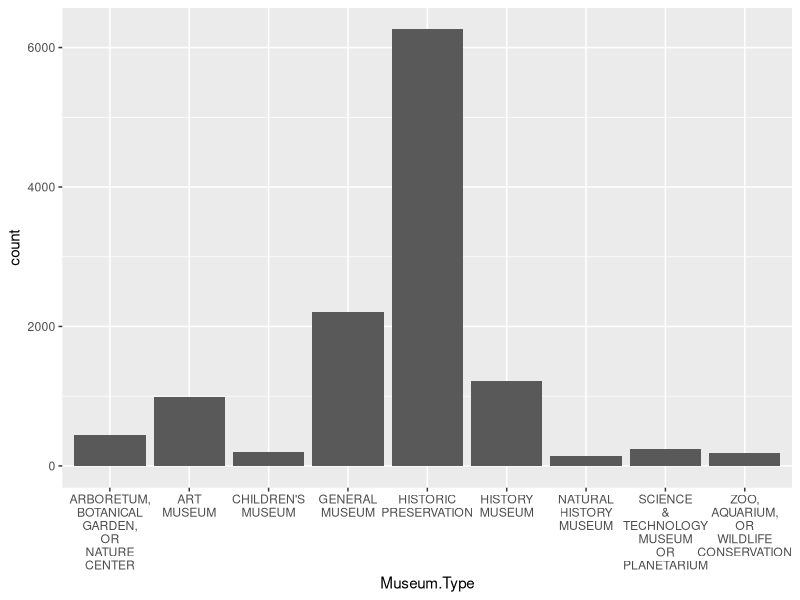
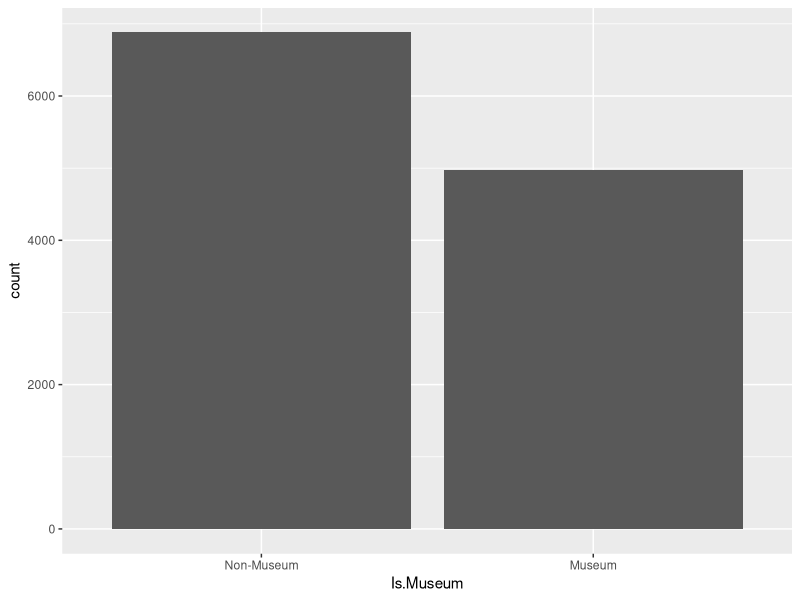
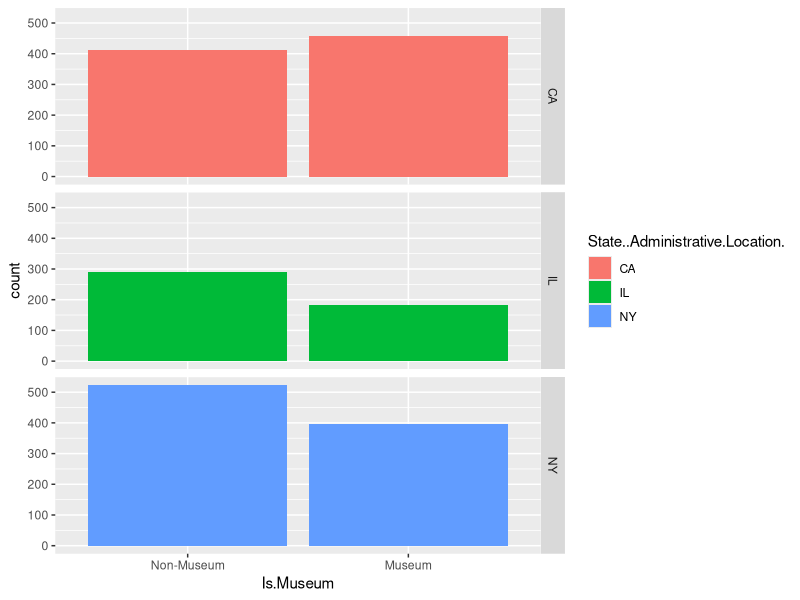
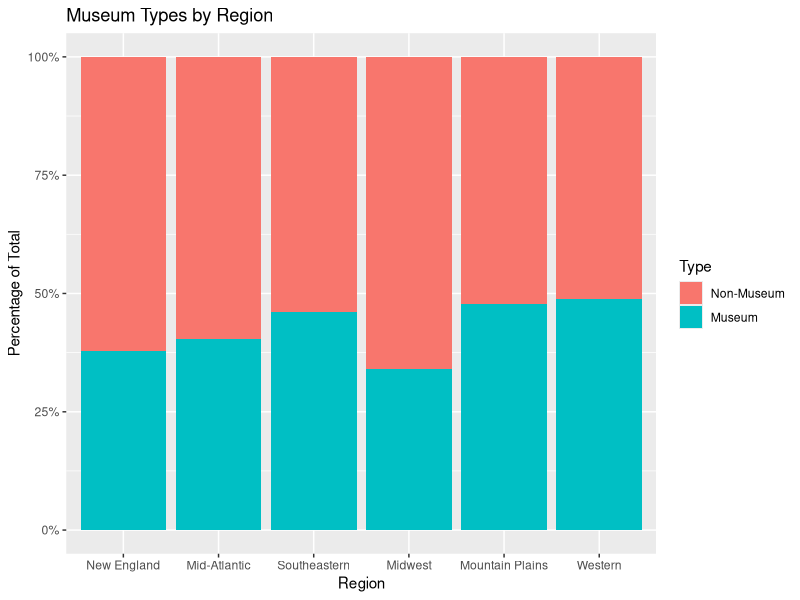
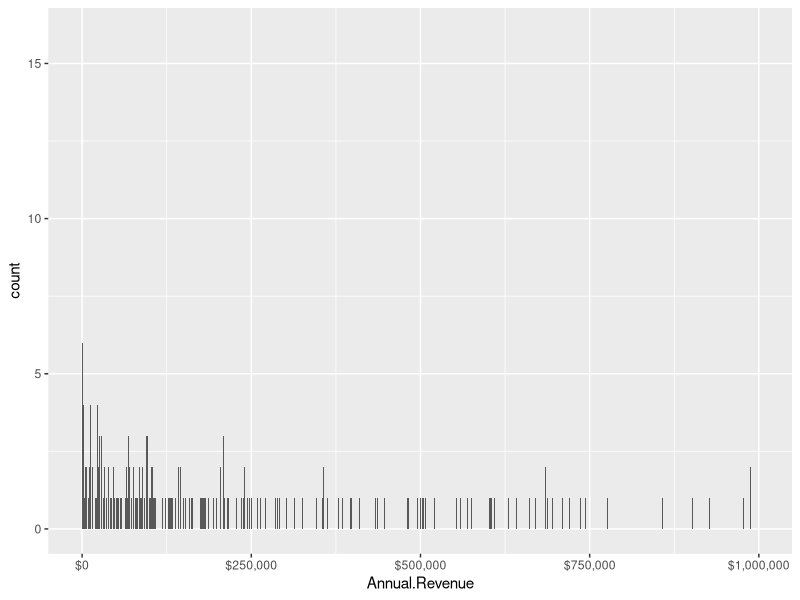
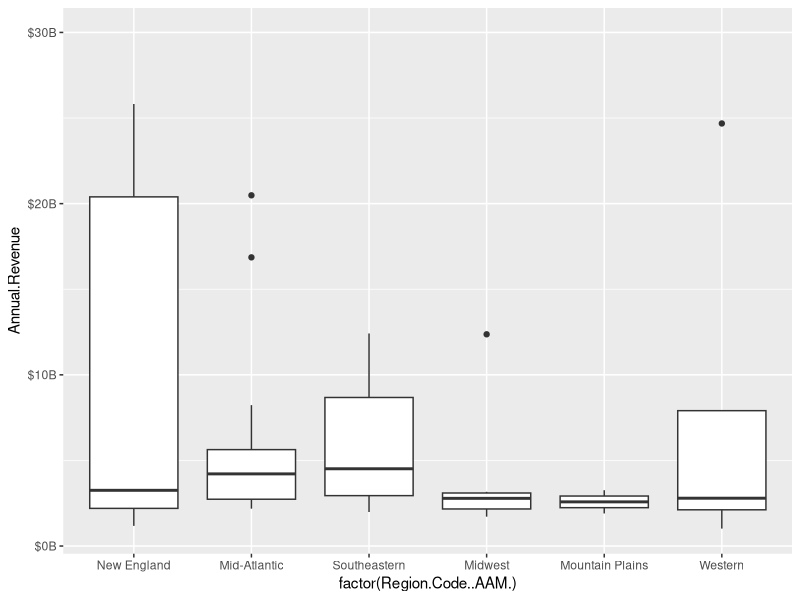
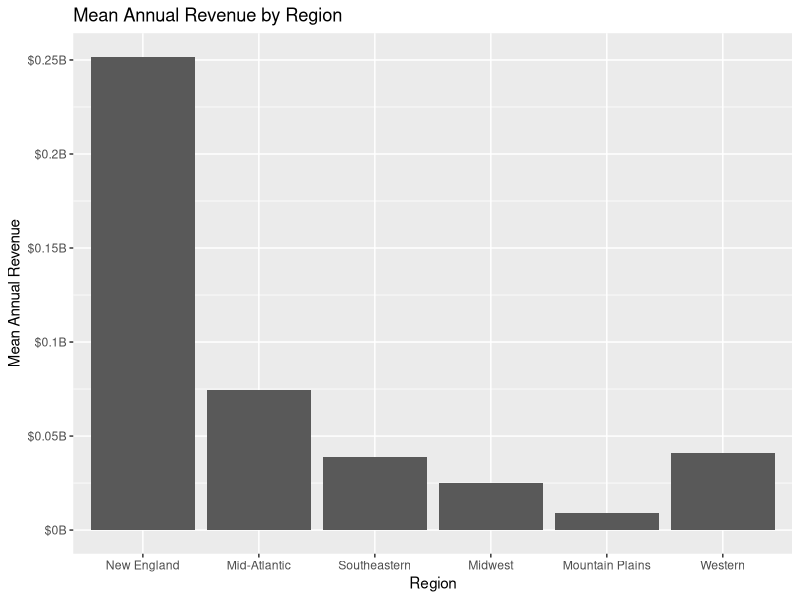
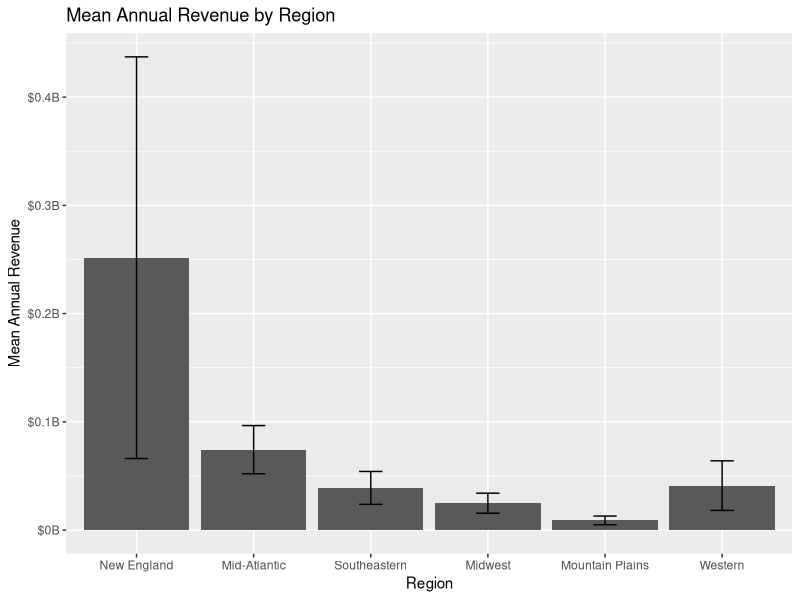

Recreate these plots in R, in order.
## ---- chunk 1

library(dplyr)
library(ggplot2)
library(stringr)
library(tidyr)
library(plotrix)

## ---- chunk 2
# Load file as data frame
museums_df <- read.csv('museums.csv')
## ---- chunk 3
# Inspect data frame
head(museums_df)
## ---- chunk 4
# Create and print bar plot by type
museum_type <- ggplot(museums_df, aes(x = Museum.Type)) + geom_bar() + scale_x_discrete(labels = scales::wrap_format(8))
museum_type
## ---- chunk 5
# Create and print bar plot by museum vs non-museum
museum_class <- ggplot(museums_df, aes(x = Is.Museum)) + geom_bar() + scale_x_discrete(labels = c(
  "TRUE" = "Museum",
  "FALSE" = "Non-Museum"
))
museum_class
## ---- chunk 6
# Filter data frame to select states
museum_states <- museums_df %>% filter(State..Administrative.Location. == "IL" | State..Administrative.Location. == "CA" | State..Administrative.Location. == "NY")
museum_states

# Create and print bar plot with facets
museum_facet <- ggplot(museum_states, aes(x = Is.Museum, fill = State..Administrative.Location.)) + geom_bar() + scale_x_discrete(labels = c(
  "TRUE" = "Museum",
  "FALSE" = "Non-Museum"
)) + facet_grid(rows = vars(State..Administrative.Location.))
museum_facet
## ---- chunk 7
# Create and print stacked bar plot
museum_stacked <- ggplot(museums_df, aes(x = factor(Region.Code..AAM.), fill = Is.Museum)) + geom_bar(position = "fill") + scale_x_discrete(labels = c(
  "1" = "New England",
  "2" = "Mid-Atlantic",
  "3" = "Southeastern",
  "4" = "Midwest",
  "5" = "Mountain Plains",
  "6" = "Western"
)) + scale_y_continuous(labels = scales::percent_format()) + scale_fill_discrete(labels = c(
  "TRUE" = "Museum",
  "FALSE" = "Non-Museum"
)) + labs(title = "Museum Types by Region", x = "Region", y = "Percentage of Total", fill = "Type")
museum_stacked
## ---- chunk 8
# Filter data frame
museums_revenue_df <- museums_df %>% distinct(Legal.Name, .keep_all = TRUE) %>% filter(Annual.Revenue > 0)

# Filter for only small museums
museums_small_df <- museums_revenue_df %>% filter(Annual.Revenue < 1000000)

# Filter for only large museums
museums_large_df <- museums_revenue_df %>% filter(Annual.Revenue > 1000000000)
## ---- chunk 9
# Create and print histogram
revenue_histogram <- ggplot(museums_small_df, aes(x = Annual.Revenue)) + geom_histogram(binwidth=50) + scale_x_continuous(labels = scales::dollar_format())
revenue_histogram
## ---- chunk 10
# Create and print boxplot
revenue_boxplot <- ggplot(museums_large_df, aes(x = factor(Region.Code..AAM.), y = Annual.Revenue)) + geom_boxplot() + scale_x_discrete(labels = c(
  "1" = "New England",
  "2" = "Mid-Atlantic",
  "3" = "Southeastern",
  "4" = "Midwest",
  "5" = "Mountain Plains",
  "6" = "Western"
)) + coord_cartesian(ylim = c(1e9,3e10)) + scale_y_continuous(labels = function(x) paste0("$", x/1e9, "B"))
revenue_boxplot
## ---- chunk 11
# Create and print bar plot with means
revenue_barplot <- ggplot(museums_revenue_df, aes(x = factor(Region.Code..AAM.), y = Annual.Revenue)) + geom_bar(stat = "summary", fun = "mean") + scale_x_discrete(labels = c(
  "1" = "New England",
  "2" = "Mid-Atlantic",
  "3" = "Southeastern",
  "4" = "Midwest",
  "5" = "Mountain Plains",
  "6" = "Western"
)) + scale_y_continuous(labels = function(x) paste0("$", x/1e9, "B")) + labs(title = "Mean Annual Revenue by Region", y = "Mean Annual Revenue", x = "Region")
revenue_barplot
## ---- chunk 12
# Calculate means and standard errors
museums_error_df <- museums_revenue_df %>%
  group_by(Region.Code..AAM.) %>%
  summarize(
    Mean.Revenue = mean(Annual.Revenue), 
    Mean.SE = std.error(Annual.Revenue)) %>%
  mutate(
    SE.Min = Mean.Revenue - Mean.SE, 
    SE.Max = Mean.Revenue + Mean.SE)
museums_error_df

# Create and print bar plot with means and standard errors
revenue_errorbar <- ggplot(museums_error_df, aes(x = factor(Region.Code..AAM.), y = Mean.Revenue)) + geom_bar(stat = "identity") + geom_errorbar(aes(ymin = SE.Min, ymax = SE.Max), width = 0.2) + scale_x_discrete(labels = c(
  "1" = "New England",
  "2" = "Mid-Atlantic",
  "3" = "Southeastern",
  "4" = "Midwest",
  "5" = "Mountain Plains",
  "6" = "Western"
)) + scale_y_continuous(labels = function(x) paste0("$", x/1e9, "B")) + labs(title = "Mean Annual Revenue by Region", y = "Mean Annual Revenue", x = "Region")
revenue_errorbar
